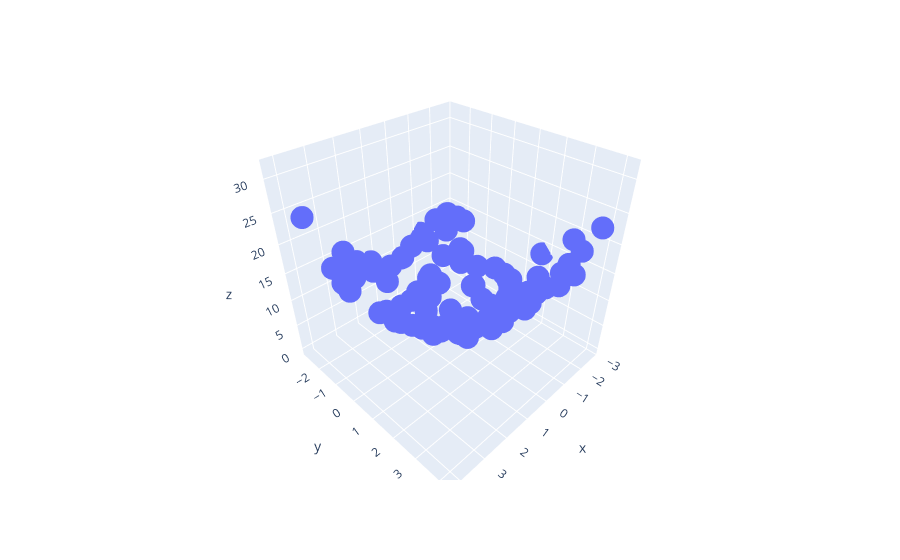

Notebook cell for this chart:
### Code cell
import plotly.express as px

df = px.data.iris()
fig = px.scatter_3d(df, x=x.ravel(), y=y.ravel(), z=z.ravel())
fig.show()
